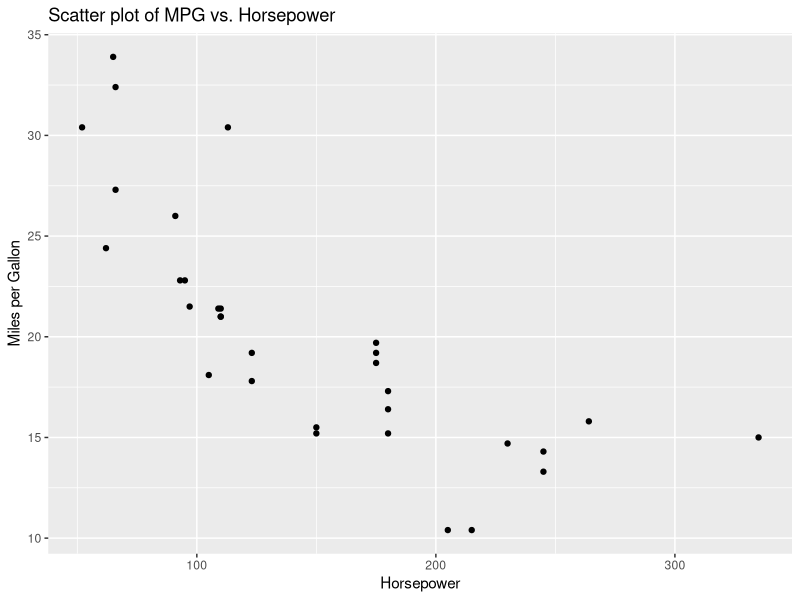
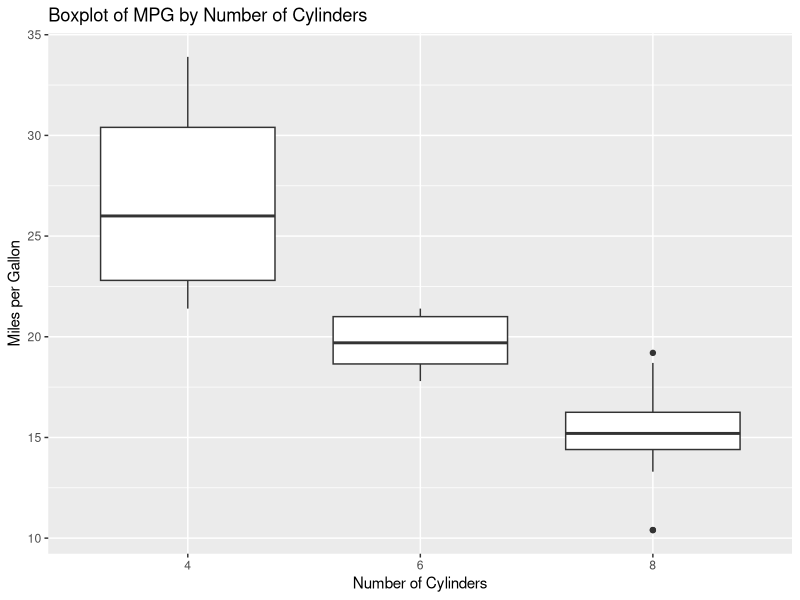
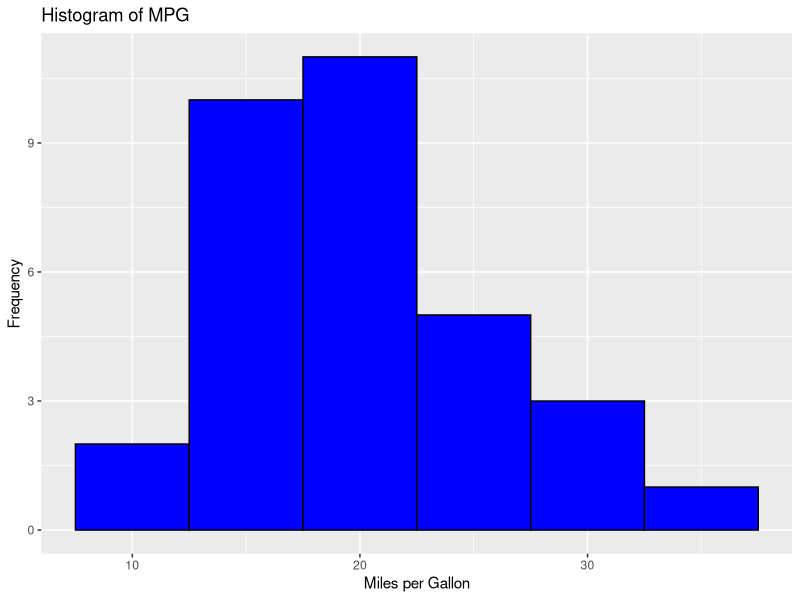

R code for these plots, in order:
## ---- chunk 1
# Load the libraries
library(tidyverse)
library(ggplot2)
library(dplyr)
library(readr)
## ---- chunk 2
# Load a dataset (for example, the built-in 'mtcars' dataset)
data(mtcars)

# Alternatively, you can load your own dataset from a CSV file
# mtcars <- read_csv("path_to_your_file.csv")

# View the first few rows of the dataset
head(mtcars)
## ---- chunk 3
# Get a summary of the dataset
summary(mtcars)

# Check the structure of the dataset
str(mtcars)

# Check for missing values
sum(is.na(mtcars))

# Get the dimensions of the dataset (rows x columns)
dim(mtcars)

# Get the column names
colnames(mtcars)
## ---- chunk 4
# Example: Replace missing values with the mean (if any)
mtcars <- mtcars %>%
  mutate(across(everything(), ~ ifelse(is.na(.), mean(., na.rm = TRUE), .)))

# Check again for missing values
sum(is.na(mtcars))
## ---- chunk 5
# Scatter plot of mpg vs. hp
ggplot(mtcars, aes(x = hp, y = mpg)) +
  geom_point() +
  labs(title = "Scatter plot of MPG vs. Horsepower",
       x = "Horsepower",
       y = "Miles per Gallon")

# Boxplot of mpg by number of cylinders
ggplot(mtcars, aes(x = as.factor(cyl), y = mpg)) +
  geom_boxplot() +
  labs(title = "Boxplot of MPG by Number of Cylinders",
       x = "Number of Cylinders",
       y = "Miles per Gallon")

# Histogram of mpg
ggplot(mtcars, aes(x = mpg)) +
  geom_histogram(binwidth = 5, fill = "blue", color = "black") +
  labs(title = "Histogram of MPG",
       x = "Miles per Gallon",
       y = "Frequency")
## ---- chunk 6
# Correlation matrix
cor(mtcars)

# Linear regression model: mpg as a function of hp and wt
model <- lm(mpg ~ hp + wt, data = mtcars)
summary(model)

# ANOVA to compare means of mpg across different cylinder groups
anova_result <- aov(mpg ~ as.factor(cyl), data = mtcars)
summary(anova_result)
## ---- chunk 7
# Save the cleaned dataset to a new CSV file
write_csv(mtcars, "cleaned_mtcars.csv")
## ---- chunk 8
# Install R Markdown if not already installed
# install.packages("rmarkdown")
